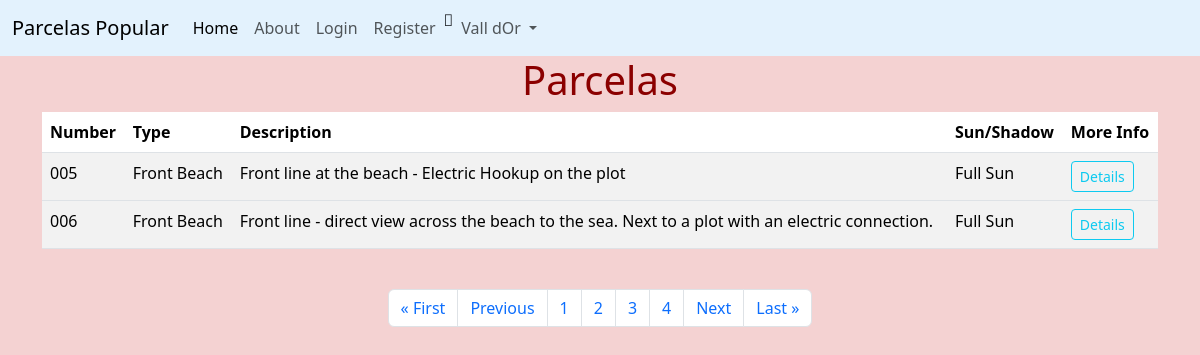
/parcelas?page=3, run on the app's committed database.
### cvdor/models.py (models this page shows, shortened)
class Parcela(models.Model):
    number = models.CharField('Plot Number', max_length=20)
    campsite = models.ForeignKey(Campsite, blank=True, null=True, on_delete=models.CASCADE)
    group = models.ForeignKey('Group', blank=True, null=True, on_delete=models.CASCADE)
    width = models.IntegerField('Size', blank=True, null=True)
    length = models.IntegerField('Plot Length', blank=True, null=True)
    description = models.TextField('Description')
    sun = models.ForeignKey(Sun, blank=True, null=True, on_delete=models.CASCADE)

class Group(models.Model):
    name = models.CharField('Group', max_length=25)
    def __str__(self):
        return self.name

class Sun(models.Model):
    sun = models.CharField('SunOrShadow', max_length=25, default='sun')
    def __str__(self):
        return self.sun

### cvdor/views.py (the view)
# urls.py: path('parcelas', views.all_parcelas, name='all-parcelas'),
def all_parcelas(request):
    parcela_list = Parcela.objects.all()
    p = Paginator(Parcela.objects.all(), 2)
    page = request.GET.get('page')
    parcelas = p.get_page(page)
    nums = "a" * parcelas.paginator.num_pages
    return render(request, 'list_parcelas.html', {'parcela_list': parcela_list, 'parcelas': parcelas, 'nums': nums})

### cvdor/templates/list_parcelas.html
{% extends 'base.html' %}
{% block content %}
<div class=container>
  <h1>Parcelas</h1>
<table class="table table-striped table-hover">
  <thead>
    <tr>
      <th scope="col">Number</th>
      <th scope="col">Type</th>
      <th scope="col">Description</th>
      <th scope="col">Sun/Shadow</th>
      <th scope="col">More Info</th>
    </tr>
  </thead>
    {% for parcela in parcelas %}
  <tbody>
    <tr>
      <td>{{ parcela.number}}</td>
      <td>{{ parcela.group}}</td>
      <td>{{ parcela.description}}</td>
      <td>{{ parcela.sun}}</td>
      <td> <a class="btn btn-outline-info btn-sm" href="{% url 'show-parcela' parcela.id %}">Details</a></td>
    </tr>
  </tbody>
    {% endfor %}
</table>
</div>
<br/>
<nav aria-label="Page navigation ">
  <ul class="pagination justify-content-center">
{% if parcelas.has_previous %}
<li class="page-item"><a class="page-link" href="?page=1">&laquo First </a></li>
<li class="page-item"><a class="page-link" href="?page={{ parcelas.previous_page_number }}">Previous </a></li>
{% endif %}
{% for i in nums %}
<li class="page-item"> <a class="page-link" href="?page={{ forloop.counter }}">{{ forloop.counter }}</a></li>
{% endfor %}
{% if parcelas.has_next %}
  <li class="page-item"><a class="page-link" href="?page={{ parcelas.next_page_number }}">Next </a></li>
  <li class="page-item"><a class="page-link" href="?page={{ parcelas.paginator.num_pages }}">Last &raquo </a></li>
{% endif %}
  </ul>
</nav>
{% endblock %}

### cvdor/static/cvdor/css/style.css (style rules this page uses)
h1 { color: darkred; text-align: center; }
body { background-color: #f4d2d2; }

### data on the page
Parcela: number "005", group "Front Beach", description "Front line at the beach - Electric Hookup on the plot", sun "Full Sun"
Parcela: number "006", group "Front Beach", description "Front line - direct view across the beach to the sea. Next to a plot with an electric connection.", sun "Full Sun"
